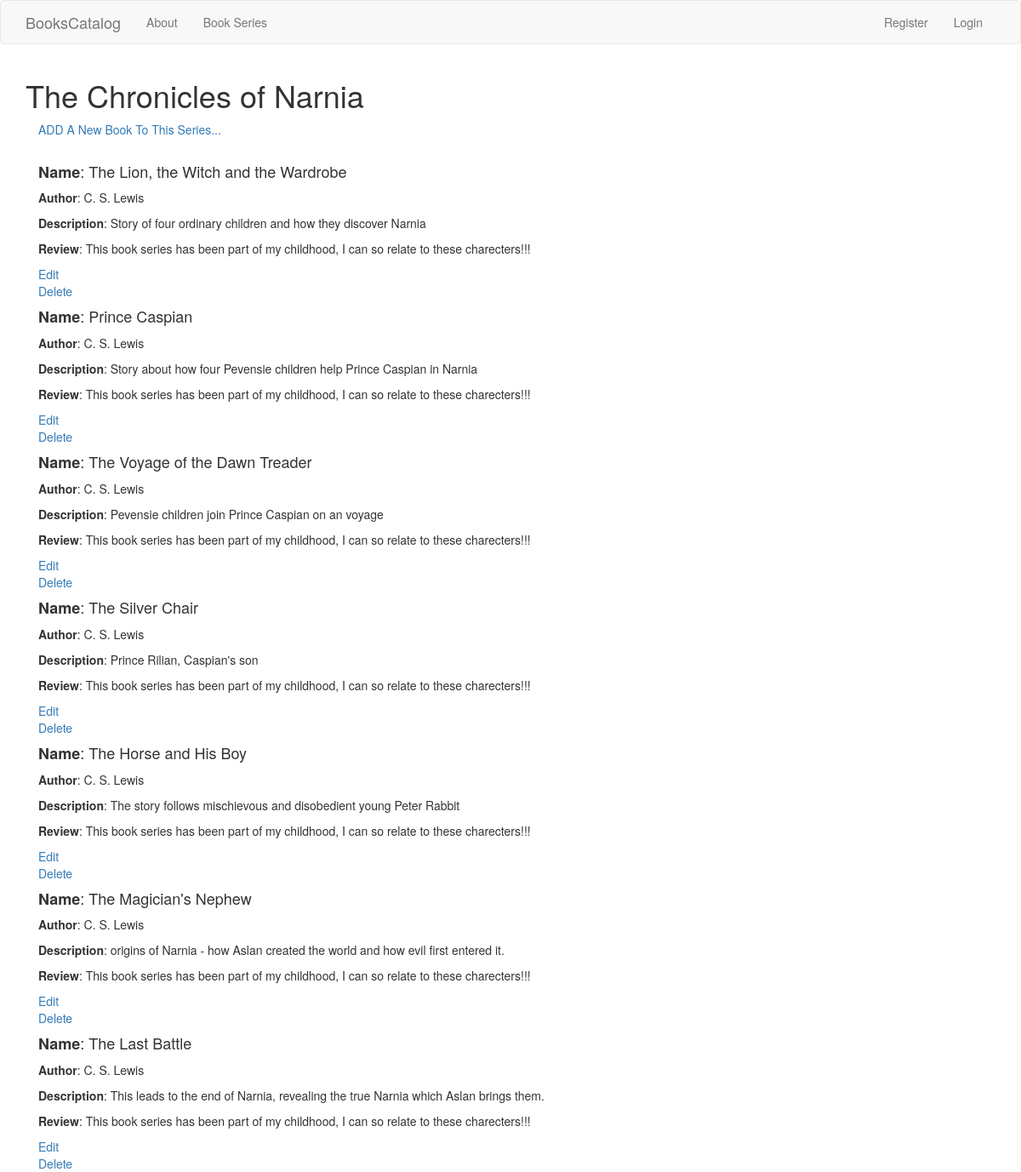
The app's page /bookseries/3/book with its own data.
### database_setup.py (models this page shows, shortened)
class BookSeries(Base):
    __tablename__ = 'bookseries'
    id = Column(Integer, primary_key=True)
    name = Column(String(250), nullable=False)
    user_id = Column(Integer, ForeignKey('user.id'))
    user = relationship(User)

class IndividualBook(Base):
    __tablename__ = 'individualbook'
    id = Column(Integer, primary_key=True)
    name = Column(String(80), nullable=False)
    author = Column(String(80), nullable=False)
    language = Column(String(80), nullable=False)
    year = Column(Integer)
    genre = Column(String(80), nullable=False)
    description = Column(String(500))
    review = Column(String(500))
    bookseries_id = Column(Integer, ForeignKey('bookseries.id'))
    bookseries = relationship(BookSeries)
    user_id = Column(Integer, ForeignKey('user.id'))
    user = relationship(User)

### app.py (the view)
@app.route('/bookseries/<int:bookseries_id>/')
@app.route('/bookseries/<int:bookseries_id>/book')
def showBookList(bookseries_id):
    bookseries = session.query(BookSeries).filter_by(id=bookseries_id).one()
    creator = getUserInfo(bookseries.user_id)
    items = session.query(IndividualBook).filter_by(bookseries_id=bookseries_id).all()
    if 'username' not in login_session or creator.id != login_session['user_id']:
        return render_template('public_bookList.html', items=items, bookseries=bookseries, creator=creator)
    else:
        return render_template('bookList.html', items=items, bookseries=bookseries, creator=creator)

### app.py (called while the page is built)
def getUserInfo(user_id):
	user = session.query(User).filter_by(id=user_id).one_or_none()
	return user

### templates/public_bookList.html (shortened to what this page needs)
{% extends 'layout.html'%}
{% block body%}
<h1>{{bookseries.name}}</h1>
  <div class="container">
    <a href = '{{url_for('bookList_new', bookseries_id = bookseries.id) }}'>ADD A New Book To This Series...</a>
  </div>
{% for i in items %}
<div class="container">
  <h4><strong>Name</strong>: {{i.name}}</h4>
  <p><strong>Author</strong>: {{i.author}}</p>
  <p><strong>Description</strong>: {{i.description}}</p>
  <p><strong>Review</strong>: {{i.review}}</p>
  <a href = '{{url_for('bookList_edit',bookseries_id=bookseries.id, book_id=i.id)}}' >Edit</a>
  <a href = '{{url_for('bookList_delete', bookseries_id=bookseries.id, book_id=i.id)}}'>Delete</a>
</div>
{% endfor %}
{% endblock %}

### records on screen
BookSeries: name "The Chronicles of Narnia"
IndividualBook: name "The Lion, the Witch and the Wardrobe", author "C. S. Lewis", description "Story of four ordinary children and how they discover Narnia", review "This book series has been part of my childhood, I can so relate to these charecters!!!"
IndividualBook: name "Prince Caspian", author "C. S. Lewis", description "Story about how four Pevensie children help Prince Caspian in Narnia", review "This book series has been part of my childhood, I can so relate to these charecters!!!"
IndividualBook: name "The Voyage of the Dawn Treader", author "C. S. Lewis", description "Pevensie children join Prince Caspian on an voyage", review "This book series has been part of my childhood, I can so relate to these charecters!!!"
IndividualBook: name "The Silver Chair", author "C. S. Lewis", description "Prince Rilian, Caspian's son", review "This book series has been part of my childhood, I can so relate to these charecters!!!"
IndividualBook: name "The Horse and His Boy", author "C. S. Lewis", description "The story follows mischievous and disobedient young Peter Rabbit", review "This book series has been part of my childhood, I can so relate to these charecters!!!"
IndividualBook: name "The Magician's Nephew", author "C. S. Lewis", description "origins of Narnia - how Aslan created the world and how evil first entered it.", review "This book series has been part of my childhood, I can so relate to these charecters!!!"
IndividualBook: name "The Last Battle", author "C. S. Lewis", description "This leads to the end of Narnia, revealing the true Narnia which Aslan brings them.", review "This book series has been part of my childhood, I can so relate to these charecters!!!"
